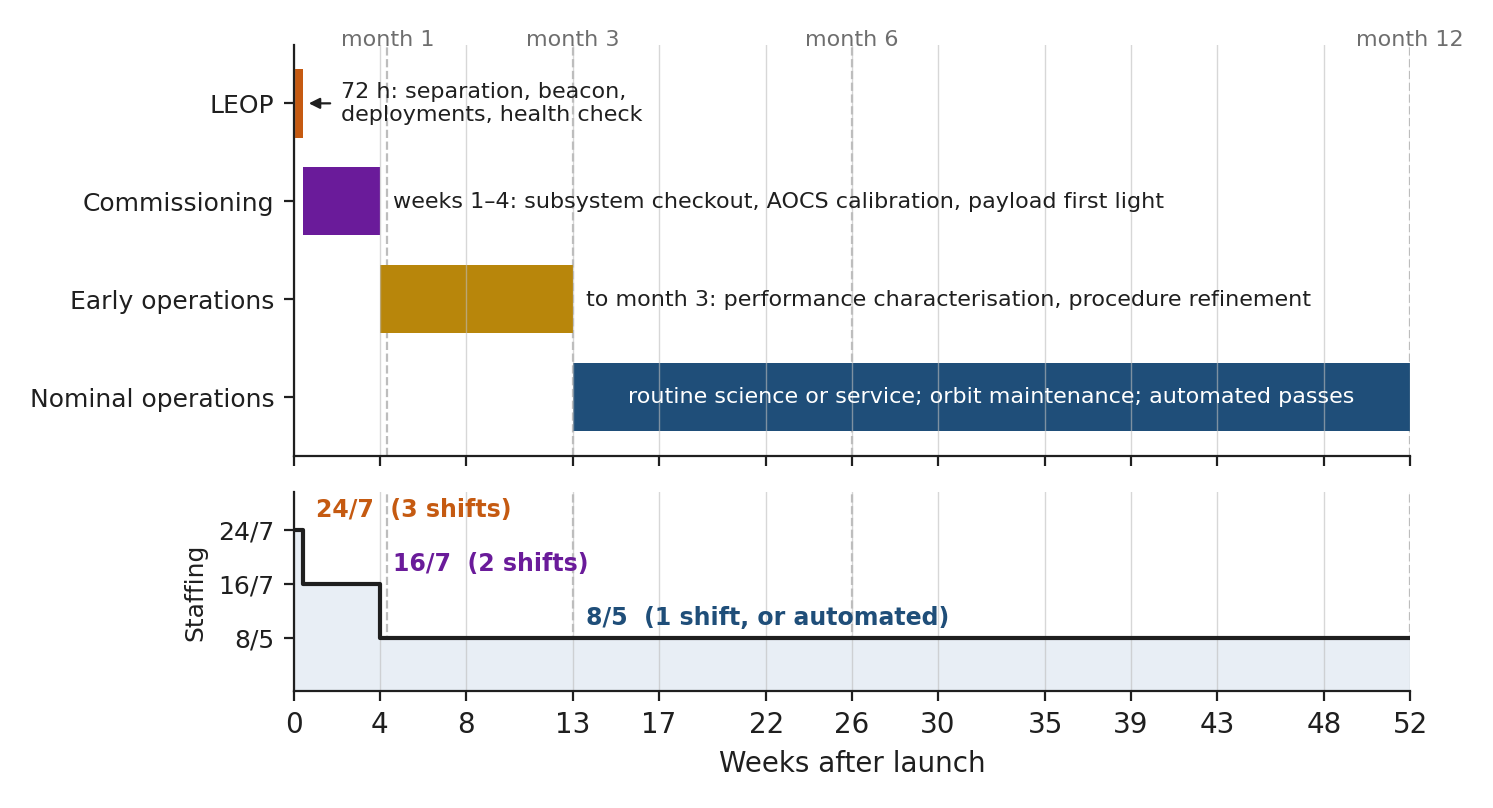

The Python source for this figure:
"""Gantt-style operations timeline for the first year of a CubeSat mission
(Chapter 17 §17.4): LEOP (72 h), commissioning (weeks 1–4), early operations
(to month 3), nominal operations thereafter; staffing bands 24/7 → 16/7 → 8/5."""
from pathlib import Path

import numpy as np
import matplotlib.pyplot as plt
from matplotlib.patches import Patch
from oer_style import apply_style, COLORS, save

apply_style()
fig, (ax, axs) = plt.subplots(2, 1, figsize=(7.2, 4.2), sharex=True,
                              gridspec_kw={"height_ratios": [3.3, 1.6], "hspace": 0.12})

WK = 52
leop_end = 3 / 7          # 72 h in weeks
comm_end = 4
early_end = 13            # ≈ month 3
# ---- activity bars (broken_barh)
phases = [
    ("LEOP", [(0, leop_end)], COLORS["accent_2"]),
    ("Commissioning", [(leop_end, comm_end - leop_end)], COLORS["accent_4"]),
    ("Early operations", [(comm_end, early_end - comm_end)], COLORS["accent_5"]),
    ("Nominal operations", [(early_end, WK - early_end)], COLORS["accent"]),
]
for i, (name, spans, c) in enumerate(phases):
    y = len(phases) - 1 - i
    ax.broken_barh(spans, (y - 0.35, 0.7), facecolors=c, edgecolors="none")
ax.set_yticks(range(len(phases)))
ax.set_yticklabels([p[0] for p in reversed(phases)], fontsize=9)
ax.set_ylim(-0.6, len(phases) - 0.4)
ax.grid(axis="y", visible=False)

# annotations on the bars
ax.annotate("72 h: separation, beacon,\ndeployments, health check", xy=(leop_end, 3), xytext=(2.2, 3.0),
            fontsize=8, va="center", ha="left",
            arrowprops=dict(arrowstyle="-|>", color=COLORS["ink"], lw=0.8))
ax.text(comm_end + 0.6, 2, "weeks 1–4: subsystem checkout, AOCS calibration, payload first light",
        fontsize=8, va="center", ha="left")
ax.text(early_end + 0.6, 1, "to month 3: performance characterisation, procedure refinement",
        fontsize=8, va="center", ha="left")
ax.text(early_end + (WK - early_end) / 2, 0, "routine science or service; orbit maintenance; automated passes",
        fontsize=8, va="center", ha="center", color="white")

# ---- staffing bands
bands = [("24/7  (3 shifts)", 0, leop_end, 3, COLORS["accent_2"]),
         ("16/7  (2 shifts)", leop_end, comm_end, 2, COLORS["accent_4"]),
         ("8/5  (1 shift, or automated)", comm_end, WK, 1, COLORS["accent"])]
x = np.array([0, leop_end, leop_end, comm_end, comm_end, WK])
y = np.array([3, 3, 2, 2, 1, 1])
axs.fill_between(x, 0, y, step=None, color=COLORS["band"], edgecolor="none")
axs.plot(x, y, color=COLORS["ink"], lw=1.5)
for name, x0, x1, lvl, c in bands:
    axs.text(x1 + 0.6 if lvl > 1 else early_end + 0.6, lvl + 0.15, name, fontsize=8.5, va="bottom",
             ha="left", color=c, fontweight="bold")
axs.set_ylim(0, 3.7)
axs.set_yticks([1, 2, 3])
axs.set_yticklabels(["8/5", "16/7", "24/7"], fontsize=9)
axs.set_ylabel("Staffing", fontsize=9)
axs.grid(axis="y", visible=False)

# ---- time axis: weeks with month marks
axs.set_xlim(0, WK)
axs.set_xticks([0, 4, 8, 13, 17, 22, 26, 30, 35, 39, 43, 48, 52])
axs.set_xticklabels(["0", "4", "8", "13", "17", "22", "26", "30", "35", "39", "43", "48", "52"])
axs.set_xlabel("Weeks after launch")
for m, wk in [("month 1", 4.35), ("month 3", 13), ("month 6", 26), ("month 12", 52)]:
    for a in (ax, axs):
        a.axvline(wk, color=COLORS["grey_light"], lw=0.8, ls="--", zorder=0)
    ax.text(wk, len(phases) - 0.45, m, fontsize=8, ha="center", va="bottom", color=COLORS["grey"])

save(fig, Path(__file__).stem)
